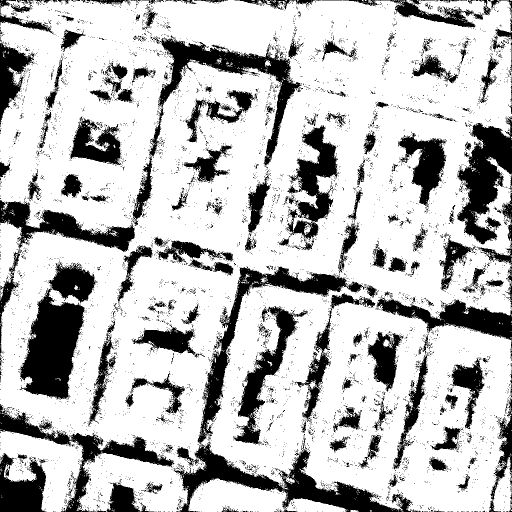
#> input picture src/vienna/00.png, 1024 x 1024 px (shown at 1/2 size); its folder holds only this picture in this run
$ python fuck.py
#> lines starting #> are read from the running program, lines starting #| are printed output that depends on the picture; after the words box and inside, x2 and y2 are one past the last pixel; in counts of white or black regions, pixels touching at a corner belong together
from glob import glob
from PIL import Image


def glut_together():
    images = sorted(glob('*.png'))
    glut_t = Image.new('RGB', (4096, 4096))
#> glut_t: PIL image 4096x4096 RGB; every value is 0
    k = 0
    for i in range(4):
        for j in range(4):
            fuckimage = Image.open(images[k])
#> fuckimage is the input picture: PIL image 1024x1024 L; 74.9% white; 7617 black regions (7369 under 20 px), largest, box (x1, y1, x2, y2) and area: (347, 533, 824, 1024) 31609, (36, 576, 171, 799) 17352, (298, 71, 604, 337) 14496
            print(images[k])
            glut_t.paste(fuckimage, (j * 1024, i * 1024))
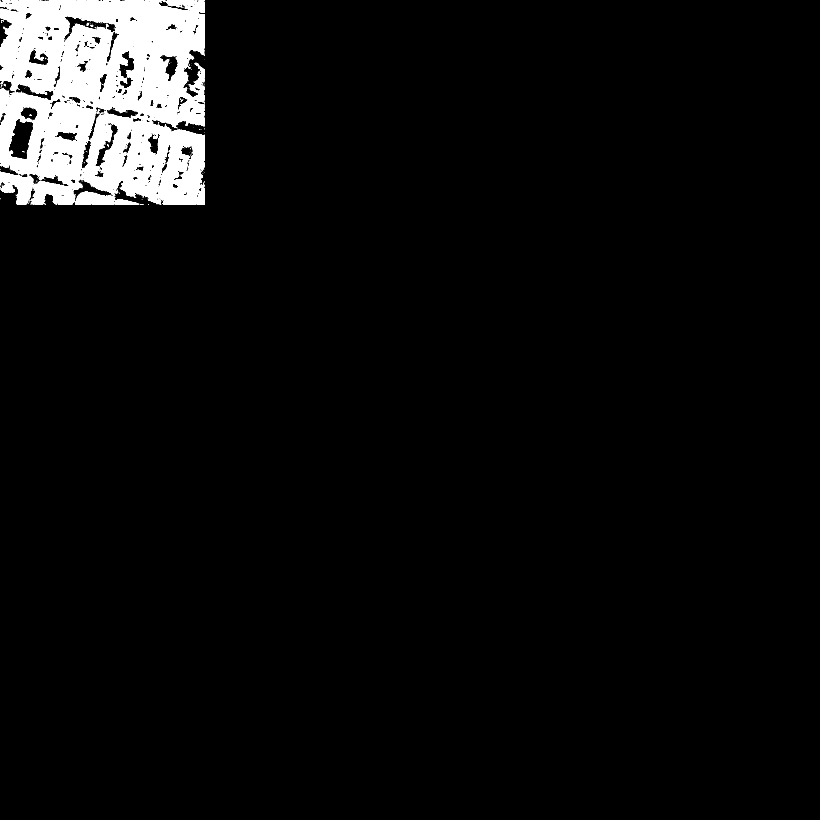
#> glut_t: PIL image 4096x4096 RGB (shown at 1/5 size); 4.7% white; 2437 white regions (2410 under 20 px), largest, box (x1, y1, x2, y2) and area: (0, 0, 1024, 1024) 753140, (0, 860, 168, 1024) 15084, (376, 956, 694, 1024) 11810
            k += 1
    glut_t.save('glut.png')


if __name__ == '__main__':
#> (the run stopped early here; a loop or call above may not have finished)

$ run again, on src/vienna/04.png
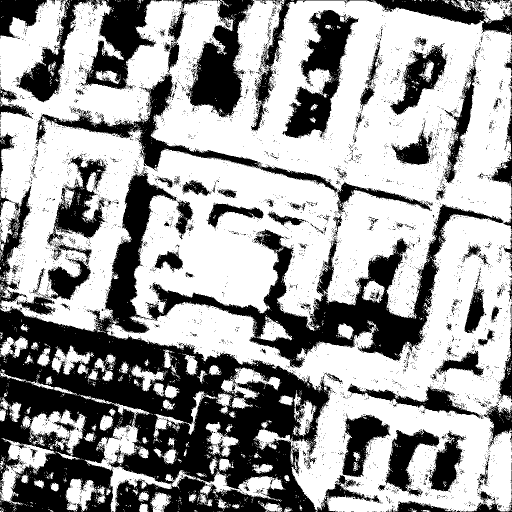
#> input picture src/vienna/04.png, 1024 x 1024 px (shown at 1/2 size)
#> in glut_together, fuckimage is the input picture: PIL image 1024x1024 L; 62.7% white; 5924 black regions (5765 under 20 px), largest, box (x1, y1, x2, y2) and area: (0, 334, 664, 1024) 165975, (291, 408, 1007, 736) 46056, (33, 0, 324, 205) 19923
#> in glut_together, `glut_t.paste(fuckimage, (j * 1024, i * 1024))`:
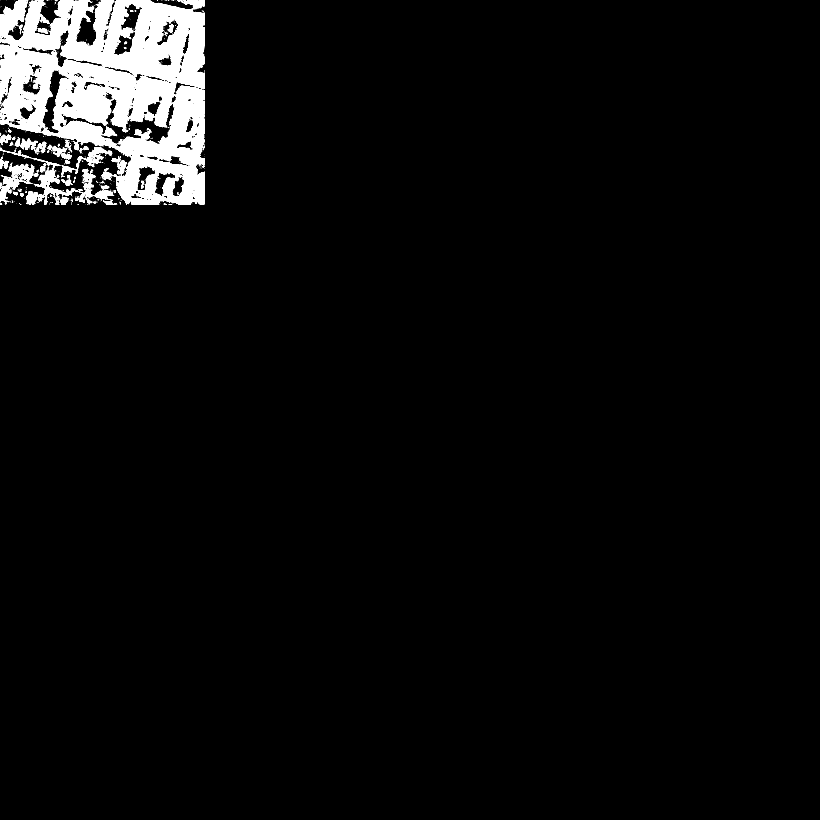
#> glut_t: PIL image 4096x4096 RGB (shown at 1/5 size); 3.9% white; 3344 white regions (3219 under 20 px), largest, box (x1, y1, x2, y2) and area: (0, 0, 1024, 1024) 588253, (158, 789, 392, 1024) 8407, (44, 819, 171, 920) 5010

$ run again, on src/vienna/05.png
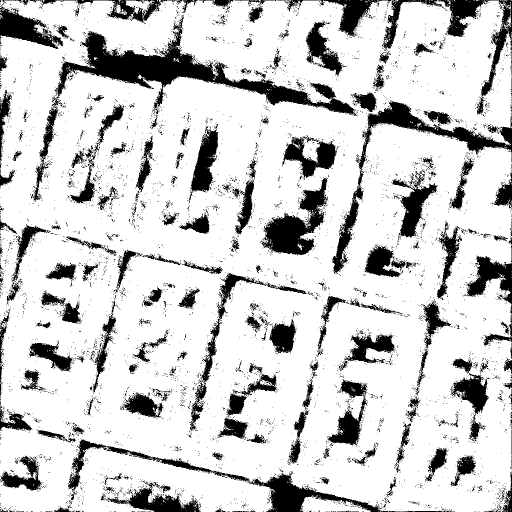
#> input picture src/vienna/05.png, 1024 x 1024 px (shown at 1/2 size)
#> in glut_together, fuckimage is the input picture: PIL image 1024x1024 L; 81.1% white; 6992 black regions (6735 under 20 px), largest, box (x1, y1, x2, y2) and area: (110, 31, 714, 232) 23201, (664, 201, 1024, 548) 11242, (523, 356, 656, 510) 8491
#> in glut_together, `glut_t.paste(fuckimage, (j * 1024, i * 1024))`:
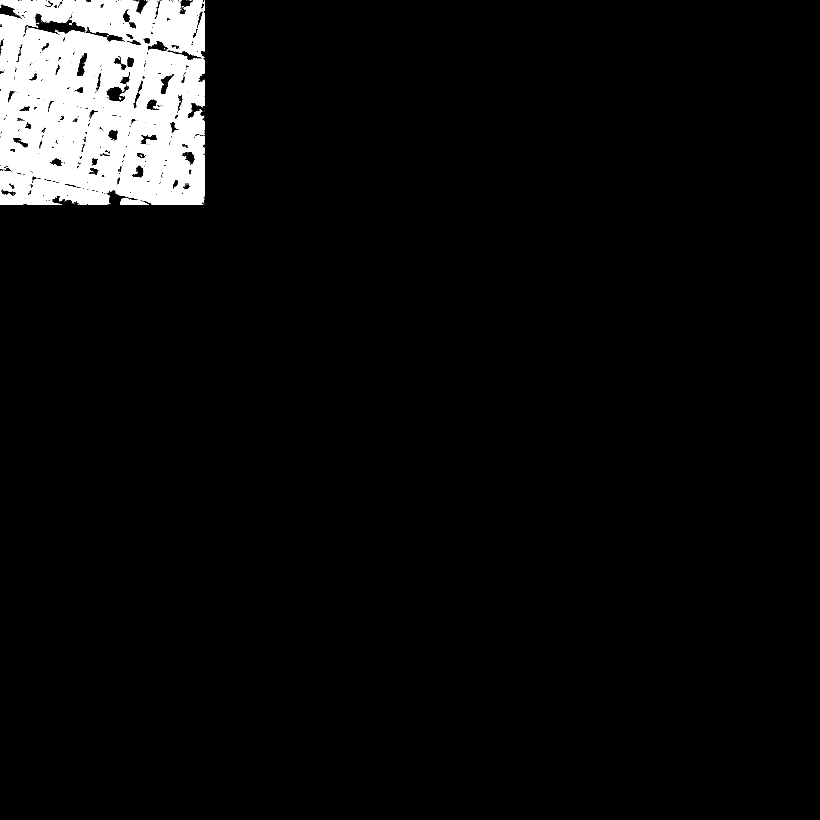
#> glut_t: PIL image 4096x4096 RGB (shown at 1/5 size); 5.1% white; 1991 white regions (1974 under 20 px), largest, box (x1, y1, x2, y2) and area: (0, 0, 1024, 1024) 842171, (600, 991, 742, 1024) 2660, (251, 0, 309, 30) 814

$ run again, on src/vienna/06.png
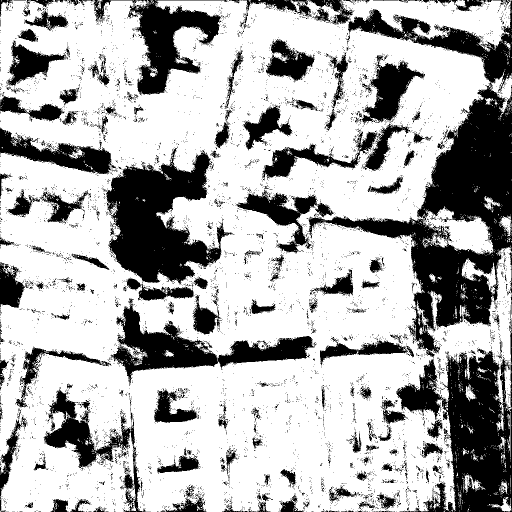
#> input picture src/vienna/06.png, 1024 x 1024 px (shown at 1/2 size)
#> in glut_together, fuckimage is the input picture: PIL image 1024x1024 L; 69.6% white; 7161 black regions (6902 under 20 px), largest, box (x1, y1, x2, y2) and area: (615, 0, 1024, 716) 76954, (792, 639, 1024, 1024) 39261, (206, 296, 466, 569) 35367
#> in glut_together, `glut_t.paste(fuckimage, (j * 1024, i * 1024))`:
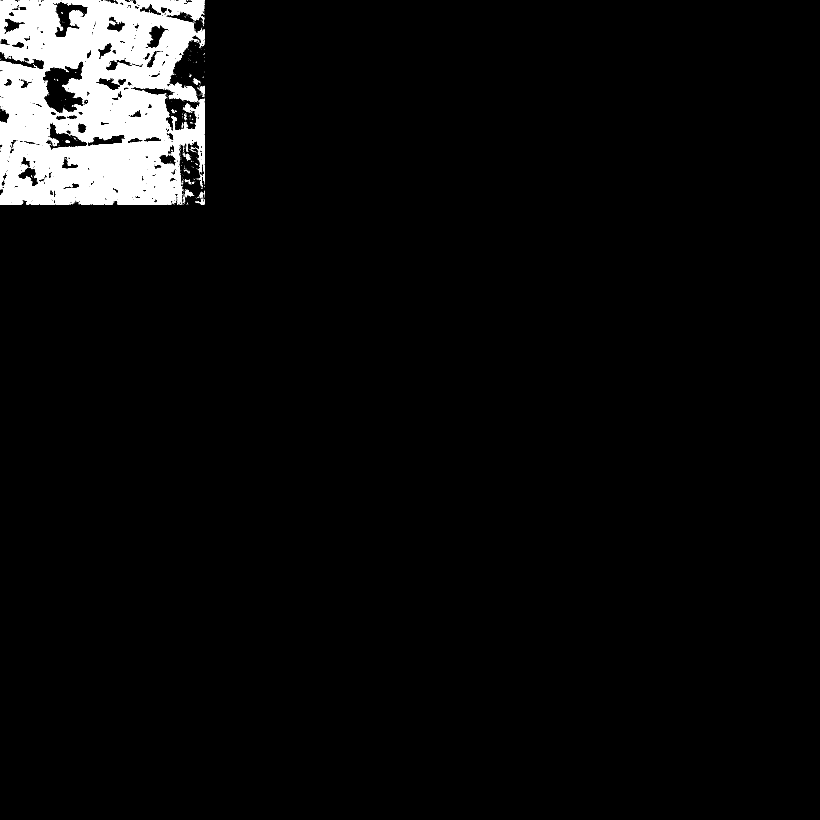
#> glut_t: PIL image 4096x4096 RGB (shown at 1/5 size); 4.4% white; 2817 white regions (2761 under 20 px), largest, box (x1, y1, x2, y2) and area: (0, 0, 1024, 1024) 717479, (923, 516, 993, 590) 1601, (998, 431, 1024, 473) 498

$ run again, on src/vienna/01.png
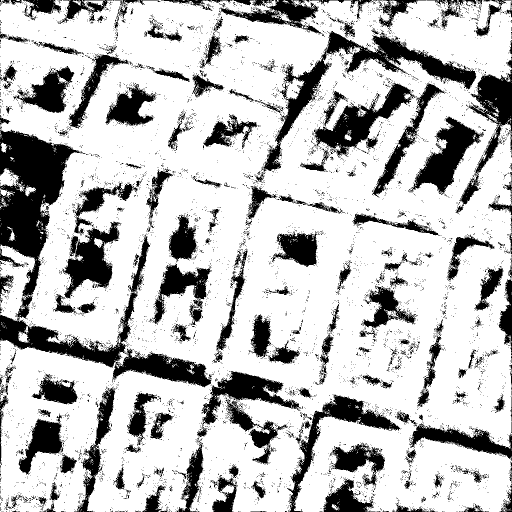
#> input picture src/vienna/01.png, 1024 x 1024 px (shown at 1/2 size)
#> in glut_together, fuckimage is the input picture: PIL image 1024x1024 L; 75.1% white; 7410 black regions (7139 under 20 px), largest, box (x1, y1, x2, y2) and area: (0, 259, 424, 774) 44102, (522, 62, 953, 344) 16387, (628, 165, 834, 316) 9142
#> in glut_together, `glut_t.paste(fuckimage, (j * 1024, i * 1024))`:
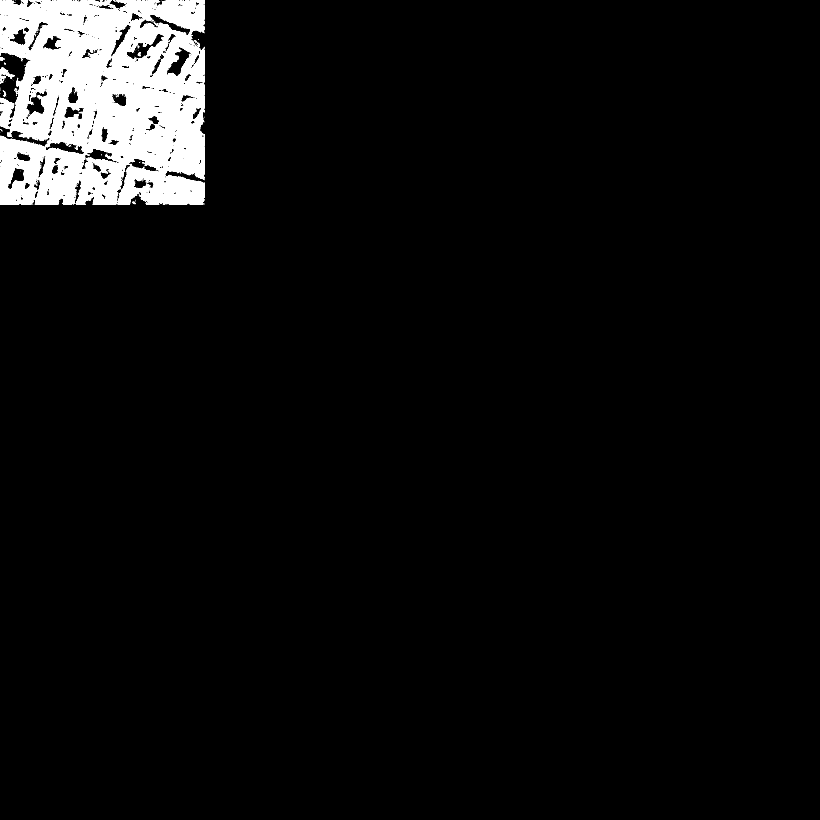
#> glut_t: PIL image 4096x4096 RGB (shown at 1/5 size); 4.7% white; 2501 white regions (2469 under 20 px), largest, box (x1, y1, x2, y2) and area: (0, 0, 1024, 1024) 778879, (0, 336, 72, 393) 1215, (37, 663, 58, 685) 302
